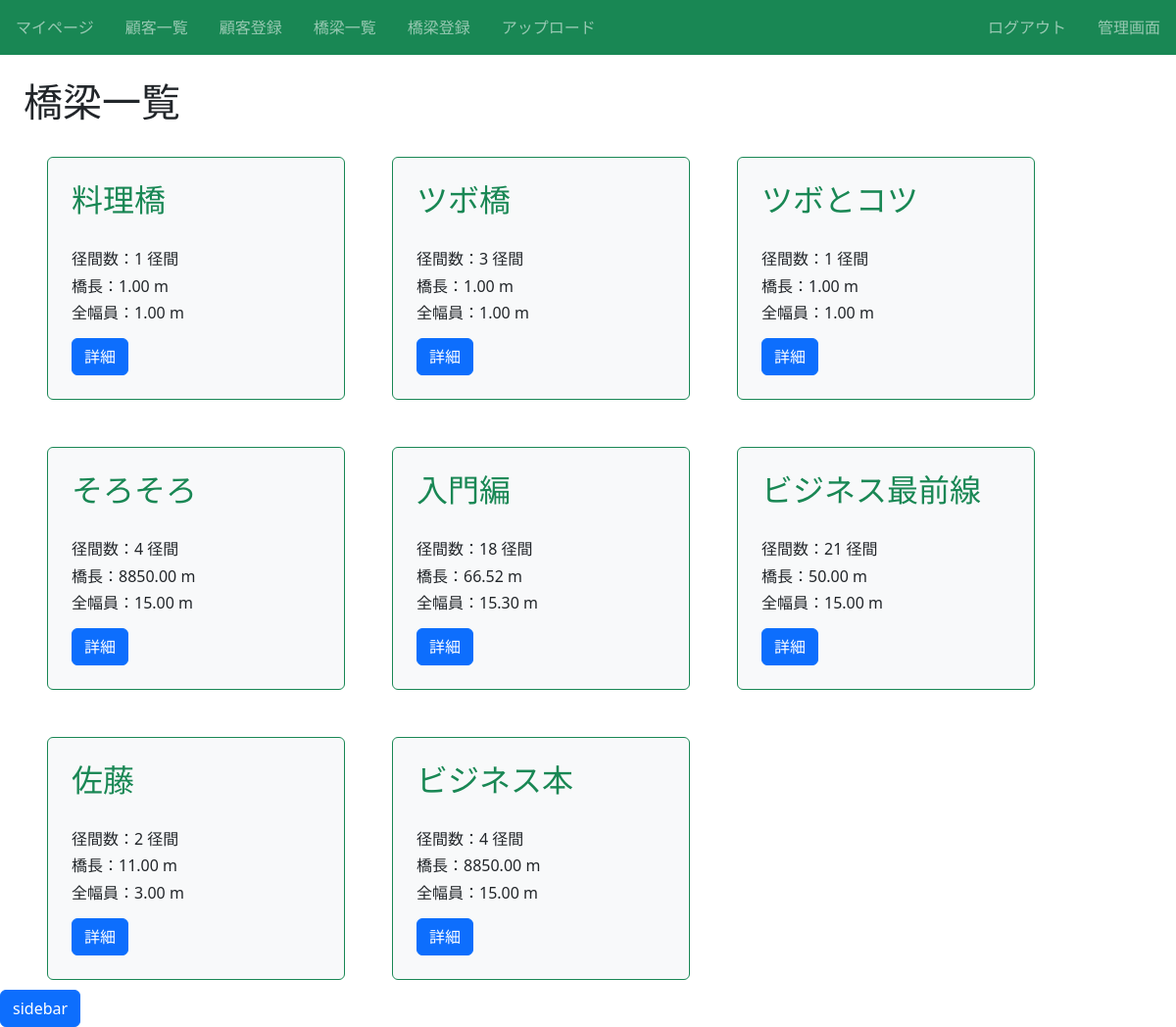
The app's page /infra/ (signed in), older data.
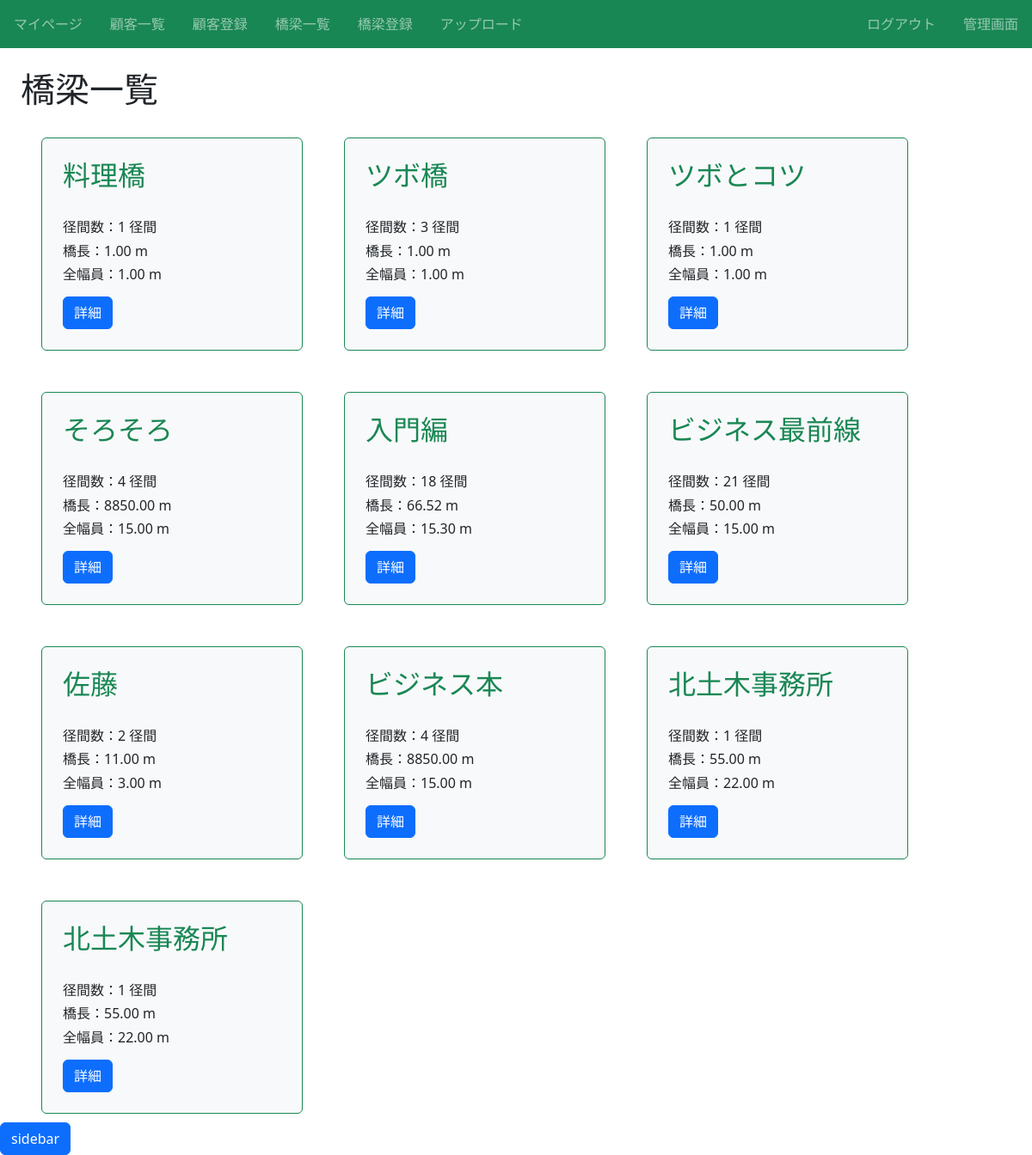
The same page, newer data.
### infra/models.py (models this page shows, shortened)
class Infra(models.Model):
  title = models.CharField(max_length=100)# 橋名
  径間数 = models.IntegerField()# 径間数
  橋長 = models.DecimalField(max_digits=10, decimal_places=2)# 橋長(最大桁数10桁、小数点以下2桁)
  全幅員 = models.DecimalField(max_digits=10, decimal_places=2)# 全幅員(最大桁数10桁、小数点以下2桁)
  路線名 = models.CharField(max_length=50)# 路線名
  latitude = models.CharField(max_length=50)# 緯度
  longitude = models.CharField(max_length=50)# 経度
  橋梁コード = models.CharField(max_length=50, blank=True)# 橋梁コード
  活荷重 = models.CharField(max_length=50, blank=True)# 活荷重
  等級 = models.CharField(max_length=50, blank=True, choices = LOADGRADE)# 等級
  適用示方書 = models.CharField(max_length=100, blank=True)# 適用示方書
  上部構造形式 = models.CharField(max_length=100)# 上部構造形式
  下部構造形式 = models.CharField(max_length=100)# 下部構造形式
  基礎構造形式 = models.CharField(max_length=100)# 基礎構造形式
  近接方法 = models.CharField(max_length=100)# 近接方法
  交通規制 = models.CharField(max_length=100)# 交通規制
  第三者点検の有無 = models.CharField(max_length=100)# 第三者点検の有無
  海岸線との距離 = models.CharField(max_length=100)# 海岸線の距離
  路下条件 = models.CharField(max_length=100)# 路下条件
  特記事項 = models.CharField(max_length=100, blank=True)# 特記事項
  カテゴリー = models.CharField(max_length=100, choices = CATEGORY)# カテゴリー

### infra/views.py (the view)
# urls.py: path('infra/', views.ListInfraView.as_view(), name='list-infra'),
class ListInfraView(LoginRequiredMixin, ListView):
  template_name = 'infra/infra_list.html'
  model = Infra

### infra/templates/infra/infra_list.html (shortened to what this page needs)
{% extends "base.html" %}
{% block h1 %}橋梁一覧{% endblock %}
{% block content %}
<div class="d-flex flex-wrap">
    <div class="sidebar">
      <div class="sidebar-toggle">
        <button class="btn btn-primary">sidebar</button>
      </div>
    </div>
    {% for item in object_list %}
    <div class="p-4 m-4 bg-light border border-success rounded" style="width: 19rem;">
        <h2 class="text-success">{{ item.title }}</h2><br>
        <h6 class="card-text">径間数：{{ item.径間数 }} 径間</h6>
        <h6 class="card-text">橋長：{{ item.橋長 }} m</h6>
        <h6 class="card-text">全幅員：{{ item.全幅員 }} m</h6>
        <div class="mt-3">
            <a href="{% url 'detail-infra' item.pk %}" class="btn btn-primary">詳細</a>
        </div>
    </div>
    {% endfor %}
</div>
{% endblock content %}

### templates/base.html (shortened to what this page needs)
{% load static %}
<!doctype html>
<html lang="ja">
  <head>
    <link href="https://cdn.jsdelivr.net/npm/bootstrap@5.3.0/dist/css/bootstrap.min.css" rel="stylesheet">
    <link rel="stylesheet" type="text/css" href="{% static 'infra/css/style.css' %}">
  </head>
  <body>
    <nav class="navbar navbar-dark bg-success sticky-top">
      <div class="navbar-nav d-flex flex-row">
        {% if user.is_authenticated %}
        <a class="nav-link mx-3" href="{% url 'accounts:my_page' user.pk %}">マイページ</a>
        {% endif %}
        <a class="nav-link mx-3" href="{% url 'list-article' %}">顧客一覧</a>
        <a class="nav-link mx-3" href="{% url 'create-article' %}">顧客登録</a>
        <a class="nav-link mx-3" href="{% url 'list-infra' %}">橋梁一覧</a>
        <a class="nav-link mx-3" href="{% url 'create-infra' %}">橋梁登録</a>
        <a class="nav-link mx-3" href="{% url 'file_upload' %}">アップロード</a>
      </div>
      <div class="navbar-nav d-flex flex-row">
      {% if request.user.is_authenticated %}
        <a class="nav-link mx-3" href="{% url 'accounts:logout' %}">ログアウト</a>
        {% if user.is_superuser %}
        <a class="nav-link mx-3" href="/admin/">管理画面</a>
        {% endif %}
      {% else %}
          <a class="nav-link mx-3" href="{% url 'accounts:login' %}">ログイン</a>
          <a class="nav-link mx-3" href="{% url 'accounts:signup' %}">会員登録</a>
        {% endif %}
      </div>
    </nav>
    <div class='p-4'>
    <h1>{% block h1 %}{% endblock %}</h1>
    {% block content %}{% endblock content %}
    </div>
  </body>
</html>

### infra/static/infra/css/style.css (style rules this page uses)
a { text-decoration: none; }
.sidebar { position: absolute; padding-top: 0; top: 56px; left: -300px; width: 300px; height: 100%; background-color: #f8f9fa; color: #333; width: 200px; z-index: 1000; transition:0.2s }
.sidebar-toggle { position:fixed; bottom:0; left:0; z-index:2000; }

Row changes from the older to the newer data that the page shows:
added Infra: title "北土木事務所", 径間数 "1", 橋長 "55.00", 全幅員 "22.00"
added Infra: title "北土木事務所", 径間数 "1", 橋長 "55.00", 全幅員 "22.00"
